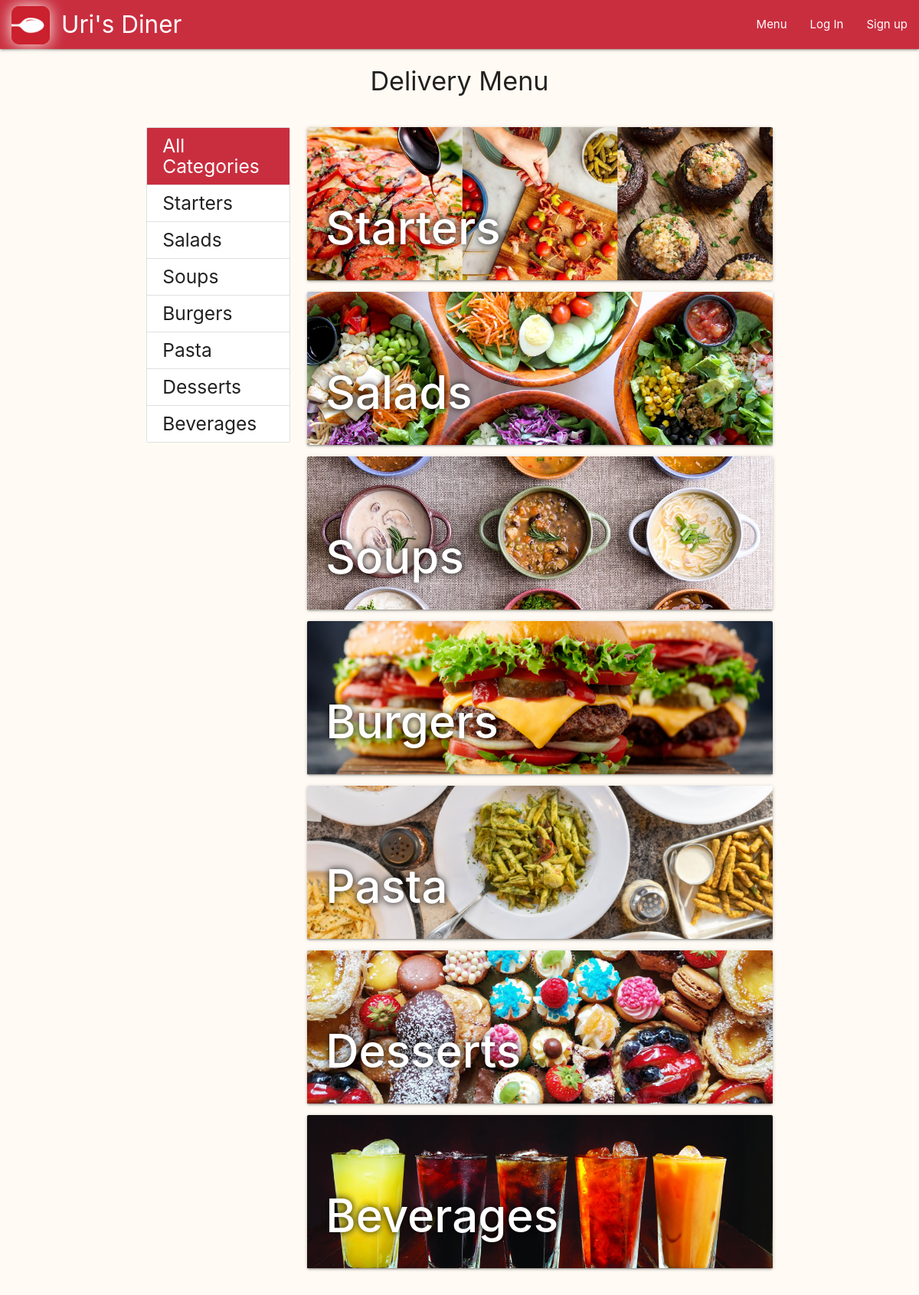
The app's page /menu/, older data.
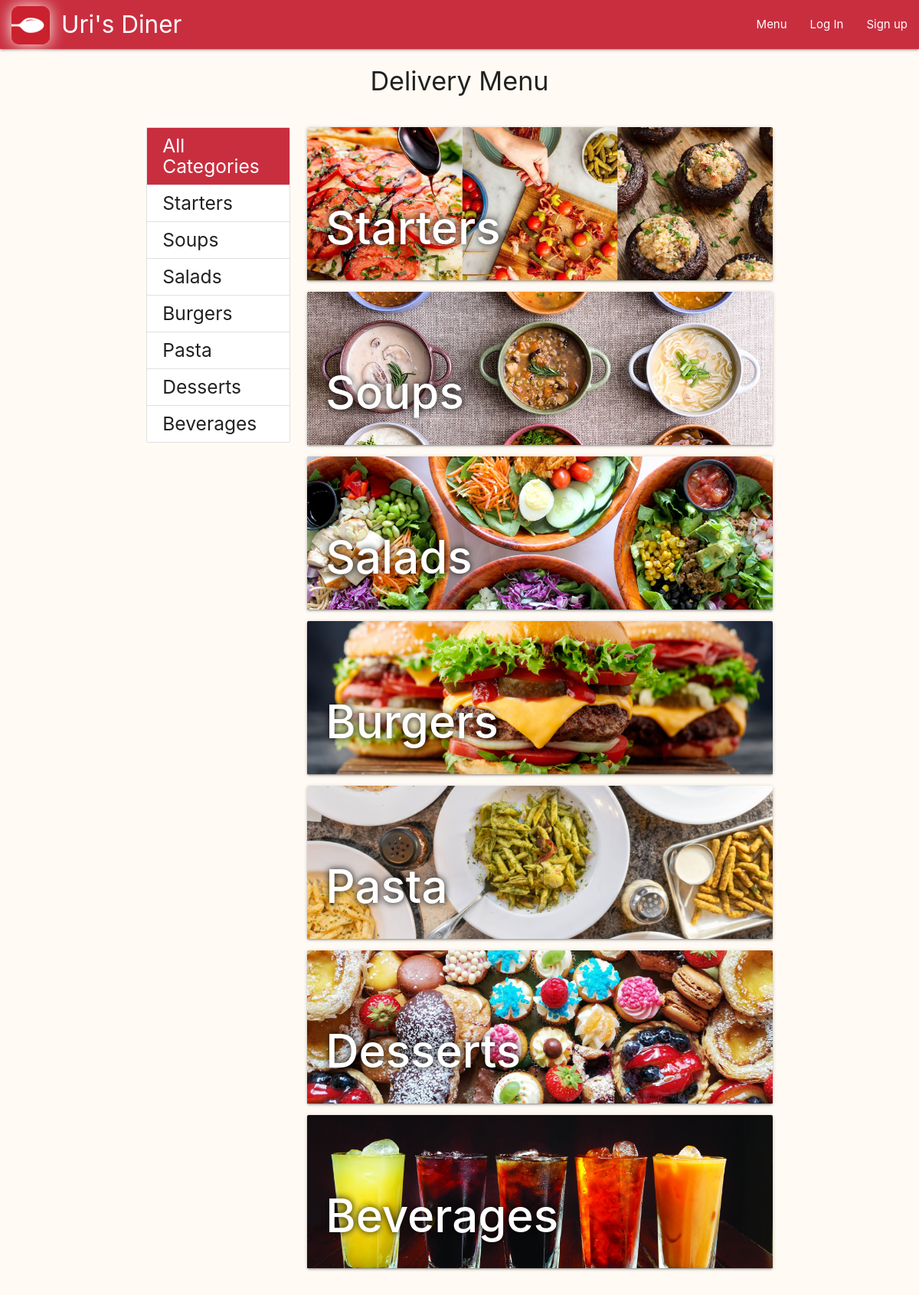
The same page, newer data.
### main/models.py (models this page shows)
class Category(models.Model):
    name = models.CharField(max_length=20, blank=False, unique=True)
    is_deleted = models.BooleanField(default=False)
    image_Url = models.URLField(null=True, blank=True)
    image_file = models.ImageField(upload_to=category_image_path, null=True, blank=True)
    position = models.IntegerField(blank=False, default=0)
    def __str__(self):
        return self.name

### main/views.py (the view)
# urls.py: path('menu/', views.menu_all_categories, name="menu_all_categories"),
def menu_all_categories(request):
    categories_list = sorted(Category.objects.filter(is_deleted=False), key=lambda category: category.position)
    return render(request, 'main/menu_all_categories.html', {
        'categories_list':categories_list})

### main/context_processors.py (called while the page is built)
def site_wide_data(request):
    data = {}
    try:
        data.update({'open_orders_number' : len(Cart.objects.filter(delivery__is_delivered=False))})
    except:
        pass
    try:
        data.update({'my_open_orders_number' : len(Delivery.objects.filter(order__user=request.user).filter(is_delivered=False))})
    except:
        pass
    try:
        data.update({'my_cart_items_number' : len(User.objects.get(id=request.user.id).cart_set.last().item_set.all())})
    except:
        pass
    return data

### main/templates/main/menu_all_categories.html (shortened to what this page needs)
{% extends 'layouts/menu.html' %}
{% block menu-content %}
<div>
  {% for category in categories_list %}
  <div class="card hoverable">
    <div class="card-image">
      <a href="{% url 'menu_category_dishes' category_id=category.id %}">
        <img class="category-img"
          {% if category.image_file %}
            src="{{category.image_file.url}}"
          {% else %}
            src="{{category.image_Url}}"
          {% endif %}
          alt="{{category.name}}">
        <span class="card-title category-title">{{category.name}}</span>
      </a>
    </div>
  </div>
  {% endfor %}
</div>
{% endblock menu-content %}

### templates/layouts/menu.html (shortened to what this page needs)
{% extends 'layouts/main.html' %}
{% block main-content %}
<div class="container">
  <div class="row center-align">
    <h4>Delivery Menu</h4>
  </div>
  <div class="row">
    <div class="col l3">
      <ul class="collection">
        {% url 'menu_all_categories' as url %}
        <a class="collection-item
        {% if request.path == url %}
          active
        {% endif %}"
        href="{{url}}">
          <h5 class="no-top-bottom-margin">All Categories</h5>
        </a>
        {% for category in categories_list %}
          {% url 'menu_category_dishes' category_id=category.id as url %}
          <a class="collection-item
          "
          href="{{ url }}">
            <h5 class="no-top-bottom-margin">{{category}}</h5>
          </a>
        {% endfor %}
      </ul>
    </div>
    <div class="col l9">
      {% block menu-content %}
      {% endblock menu-content %}
    </div>
  </div>
</div>
{% endblock main-content %}

### templates/layouts/main.html
{% extends 'layouts/base_layout.html' %}
{% block content %}
{% include 'common/navbar.html' %}
{% block main-content %}
{% endblock main-content %}
{% endblock content %}

### templates/layouts/base_layout.html (shortened to what this page needs)
{% load static %}
<!DOCTYPE html>
<html lang="en">
  <head>
    <link rel="stylesheet" href="{% static 'css/materialize.css' %}" />
    <link rel="stylesheet" href="{% static 'css/custom.css' %}" />
  </head>
  <body>
    {% block content %}
    {% endblock content %}
  </body>
</html>

### templates/common/navbar.html
{% load static %}
<nav>
  <div class="nav-wrapper">
    <a href="{% url 'main' %}" class="brand-logo" style="left: 80px">
      <img class="logo-icon" src="{% static 'images/icon.webp' %}">
       Uri's Diner
      </a>
    <ul class="right">
      <li><a href="{% url 'menu_all_categories' %}">Menu</a></li>
      {% if request.user.username %}
      {% if request.user.is_staff == True %}
      <li><a href="{% url 'manage_orders' %}">Open Orders
          ({{open_orders_number}})</a></li>
      <li><a href="{% url 'show_orders_history' %}">Orders History</a></li>
      {% else %}
      <li><a href="{% url 'show_cart' %}">My Cart
          ({{my_cart_items_number}})</a></li>
      <li><a href="{% url 'show_delivery' %}">My Orders
          ({{my_open_orders_number}})
        </a></li>
      <li><a href="{% url 'user_history' %}">My History</a></li>
      {% endif %}
      <li><a class="dropdown-trigger" href="#!"
          data-target="user-dropdown">logged in as
          <strong>{{request.user.username}}</strong><i
            class="material-icons right">arrow_drop_down</i></a></li>
      <ul class="dropdown-content" id="user-dropdown">
        <li><a href="{% url 'show_user_info' %}">Profile</a></li>
        <li><a href="{% url 'user_logout' %}">Log out</a></li>
      </ul>
      {% else %}
      <li><a href="{% url 'user_login' %}">Log In</a></li>
      <li><a href="{% url 'user_signup' %}">Sign up</a></li>
      {% endif %}
    </ul>
  </div>
</nav>

### static/css/custom.css (style rules this page uses)
body { background-color: #fffbf4; }
.logo-icon { height: 50px; position: absolute; top: 8px; left: -65px; box-shadow: 0px 0px 20px #fffbf4; border-radius: 20%; }
.category-img { height: 200px; width: 100%; object-fit: cover; }
.no-top-bottom-margin { margin-bottom: 0px; margin-top: 0px; }
.category-title { text-shadow: 0px 0px 10px black; font-size: 60px !important; font-weight: 500 !important; }

Row changes from the older to the newer data that the page shows:
changed Category "Soups": moves up the list
